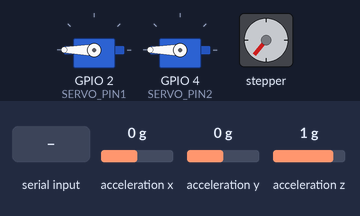
The sketch below on a simulated ESP32. Shown: 2 × servo, stepper motor. Wiring (inferred from the names in the program): MPU-6050 motion sensor at I2C address 0x68; MPU-6050 motion sensor at I2C address 0x69. Inputs (shaded band) come from the test bench; at power-on: acceleration x 0 g, acceleration y 0 g, acceleration z 1 g. Stepper angles assume 200 steps per turn; what the sketch prints to the serial monitor is not drawn.

Above: at 3.3 s.
3.4 s: "f" received over Serial
At 3.75 s:
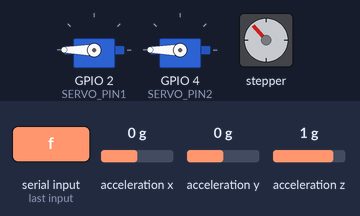
6.4 s: acceleration x set to -0.8 g
At 6.77 s:
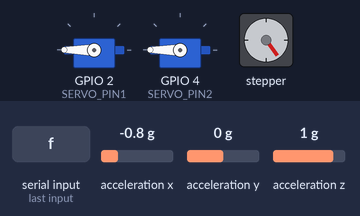
9.4 s: "r" received over Serial
At 9.79 s:
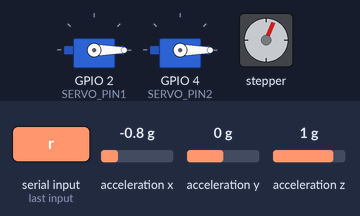
12.4 s: acceleration x set to -1.4 g
At 12.81 s:
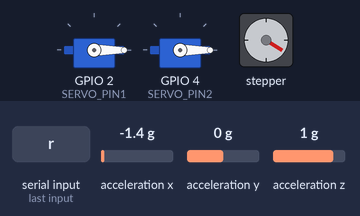
15.4 s: acceleration x set to 1.4 g
18.4 s: "s" received over Serial
Timing chart, 0 to 29.5 s (numbered marks = the images above; inputs shaded):
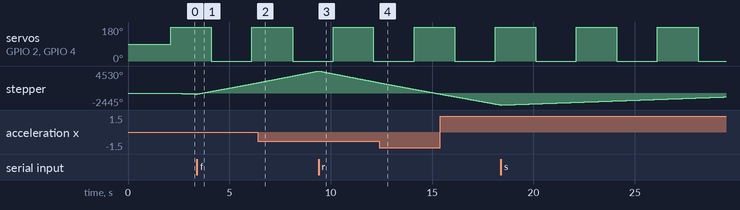

Measured:
- by itself, servo on GPIO 2 (SERVO_PIN1), servo on GPIO 4 (SERVO_PIN2): alternates 180° for 2.0 s and 0° for 2.0 s

The sketch:

all_test.ino
```cpp
#include <ESP32Servo.h>
#include <AccelStepper.h>
#include <Wire.h>

const int MPU_ADDR_1 = 0x69; //6050
const int MPU_ADDR_2 = 0x68; //9265

// Pin definitions
#define DIR_PIN 32
#define STEP_PIN 33
// #define dir_pin 12
// #define step_pin 13
static const int SERVO_PIN1 = 2;
static const int SERVO_PIN2 = 4;

// Control variables
int speedVal = -100;
unsigned long lastTime = 0;
const unsigned long interval = 2000; // 2 seconds delay
bool servoState = false;

// Hardware objects
AccelStepper stepper(AccelStepper::DRIVER, STEP_PIN, DIR_PIN);
Servo servo1;
Servo servo2;

// MPU6050
#define PWR_MGMT_1 0x6B
#define ACCEL_XOUT_H1 0x3B
#define ACCEL_XOUT_L1 0x3C

// MPU9265
#define PWR_MGMT_2 0x6B
#define ACCEL_XOUT_H2 0x3B
#define ACCEL_XOUT_L2 0x3C

int16_t X_out1;
int16_t X_out2;

int counter = 1;
int avg1 = 0;
int avg2 = 0;

// Set these correction factors to 0 when calculating correction factors
const int16_t KF_AX1 = - 652;
const int16_t KF_AX2 =  8663 ;

void displayResult() {
  X_out1 = map(X_out1, -16384, 16384, 90, -90);
  X_out2 = map(X_out2, -16384, 16384, 90, -90);
  // Serial.printf("MPU1: %.5d MPU2: %.5d \n", X_out1, X_out2);
  Serial.print("Min:");
  Serial.print(-90);
  Serial.print(",");
  Serial.print("Max:");
  Serial.print(90);
  Serial.print(",");
  Serial.print("Actual:");
  Serial.println((X_out1 + X_out2)/2);
}

void setup() {
  Wire.begin();
  Serial.begin(115200);
  delay(100);

  servo1.attach(SERVO_PIN1);
  servo2.attach(SERVO_PIN2);

  stepper.setMaxSpeed(2000);
  stepper.setSpeed(speedVal);

  Serial.println("Setup Done.");

  delay(2000);

  Wire.beginTransmission(MPU_ADDR_1);
  Wire.write(PWR_MGMT_1);
  Wire.write(0x00);
  Wire.endTransmission();

  Wire.beginTransmission(MPU_ADDR_2);
  Wire.write(PWR_MGMT_2);
  Wire.write(0x00);
  Wire.endTransmission();
}

void loop() {
  // 1. Non-blocking Timer for Servos
  unsigned long currentMillis = millis();
  if (currentMillis - lastTime >= interval) {
    lastTime = currentMillis;      // Reset timer anchor
    servoState = !servoState;       // Toggle state

    if (servoState) {
      servo1.write(180);
      servo2.write(180);
    } else {
      servo1.write(0);
      servo2.write(0);
    }
  }

  // 2. Serial Command Parser
  if (Serial.available() > 0) {
    char readChar = Serial.read();

    if (readChar == 'f') {
      speedVal = 1000;
      Serial.println("Speed = 1000");
    } else if (readChar == 's') {
      speedVal = 100;
      Serial.println("Speed = 100");
    } else if (readChar == 'r') {
      speedVal *= -1;
      Serial.println("Speed Reversed");
    } else if (readChar == 'm') {
      speedVal = 2000;
      Serial.println("Speed = 2000");
    }

    stepper.setSpeed(speedVal); // Update stepper speed only when changed
  }

  // 3. Keep Stepper Moving
  stepper.runSpeed();

  Wire.beginTransmission(MPU_ADDR_1);
  Wire.write(ACCEL_XOUT_H1);
  Wire.endTransmission(false);

  Wire.requestFrom(MPU_ADDR_1, 2);
  if (Wire.available() >= 2) {
    uint8_t x_h = Wire.read();
    uint8_t x_l = Wire.read();
    X_out1 = (int16_t)((x_h << 8) | x_l) + KF_AX1;
  }

  Wire.beginTransmission(MPU_ADDR_2);
  Wire.write(ACCEL_XOUT_H2);
  Wire.endTransmission(false);

  Wire.requestFrom(MPU_ADDR_2, 2);
  if (Wire.available() >= 2) {
    uint8_t x_h = Wire.read();
    uint8_t x_l = Wire.read();
    X_out2 = (int16_t)((x_h << 8) | x_l) + KF_AX2;

  }

  // calcCorrectionFactor();
  displayResult();
}
```
